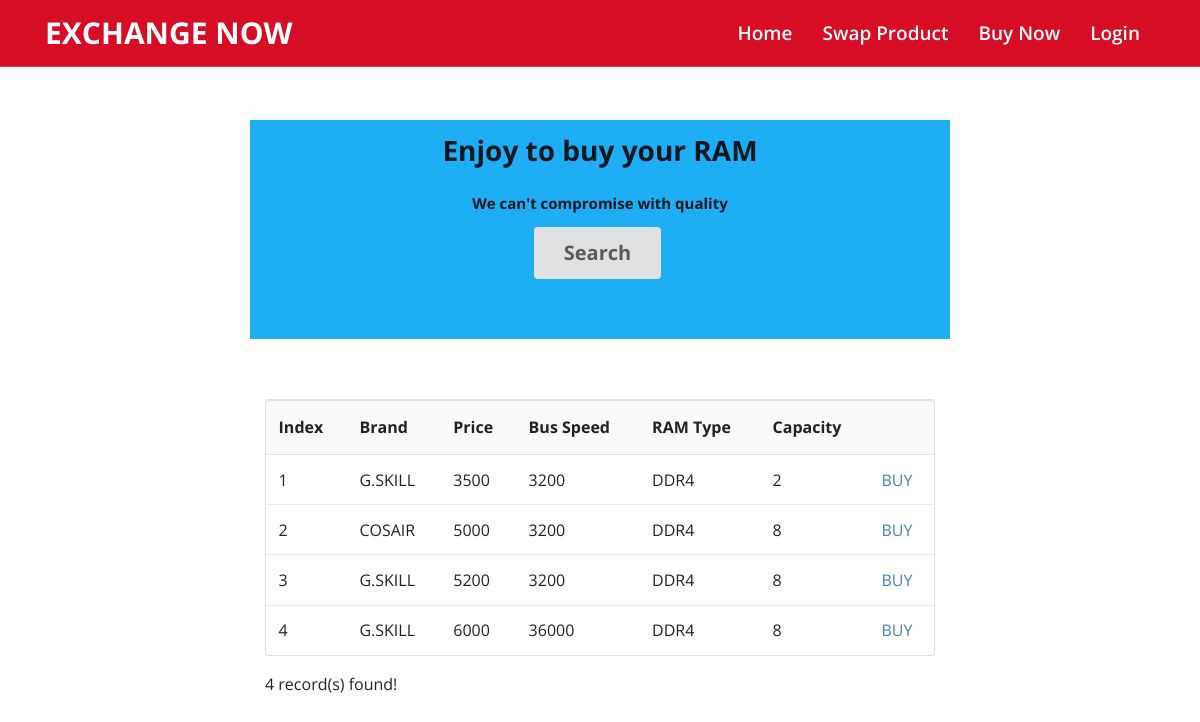
The app's page /exchange/buynow/intact_ram.php with its own data.
### tables this page shows
CREATE TABLE `ram` (
  `RAM_ID` int(20) NOT NULL,
  `RAM_NAME` varchar(30) DEFAULT NULL,
  `RAM_PRICE` int(11) DEFAULT NULL,
  `BUS_SPEED` int(11) DEFAULT NULL,
  `RAM_TYPE` varchar(10) DEFAULT NULL,
  `CAPACITY` int(11) DEFAULT NULL,
  `RAM_CATAGORY` int(11) NOT NULL DEFAULT 0
);

### exchange/buynow/intact_ram.php (the view, shortened to what this page needs)
<!DOCTYPE html>
<html>
<head>
  <link rel="stylesheet" href="../css/fontawesome.css">
  <link rel="stylesheet" href="../css/owl.carousel.min.css">
  <link rel="stylesheet" href="../css/bootstrap.min.css">
  <link rel="stylesheet" href="../css/style.css">
  <link rel="stylesheet" href="../css/responsive.css">
  <link rel="stylesheet" href="../css/semantic.min.css">
   <?php require_once('../db_config.php'); ?>
</head>
<body>
<header class="header fixed-top">
  <div class="container">
    <nav class="navbar navbar-expand-lg navbar-light">
       <a class="navbar-brand" href="../#"></span>Exchange Now</a>
      <div class="collapse navbar-collapse" id="collapsibleNavbar">
        <ul class="navbar-nav ml-auto">
         <li class="nav-item">
           <a class="nav-link active" href="../index.php"> Home</a>
         </li>
          <li class="nav-item">
           <a class="nav-link active" href="../customersell.html"> Swap Product</a>
         </li>
         <li class="nav-item">
           <a class="nav-link active" href="../buynow.php"> Buy Now</a>
         </li>
         <li class="nav-item">
           <a class="nav-link active" href="../login.php"> Login</a>
         </li>
       </ul>
      </div>
    </nav>
  </div>
</header>
<br>
<br>
<br><br>
<br><br>
</body>
<body>
  <div class="ui text container" style ="text-align: center; background-color: #1eaef4; padding: 1% ">
    <h1> Enjoy to buy your RAM</h1>
    <h4> We can't compromise with quality</h4>
     <div>
  <button class="ui white huge button" onclick=toggle_searchbar()> Search </button>
    </div>
    <br><br>
</div>
<br><br><br>
<?php
    $conn = new mysqli($servername, $username, $password, $dbname);
    $query = "SELECT * FROM `ram` WHERE RAM_CATAGORY = 1";
    if ($result = $conn->query($query)) {
      printf('<div class="ui text container">');
      printf('<table class="ui unstackable table">');
      printf("<thead> <tr> <th>Index</th> <th>Brand</th> <th>Price</th> <th>Bus Speed</th> <th>RAM Type</th> <th>Capacity</th><th></th> </tr> </thead>");
      $index = 1;
        while ($row = $result->fetch_assoc()) {
            printf ('<tr> <td>%s</td> <td>%s</td> <td>%s</td> <td>%s</td> <td>%s</td> <td>%s</td>  <td><a href="../payment.php?price=%s"> BUY</a> </td>
              </tr>', $index, $row["RAM_NAME"], $row["RAM_PRICE"], $row["BUS_SPEED"], $row["RAM_TYPE"],$row["CAPACITY"], $row["RAM_PRICE"]);
            $index++;
        }
        printf("</table>");
        printf("%d record(s) found!<br>", $result->num_rows);
      printf('</div>');
    }
    else
    {
      printf("No record found!");
    }
  ?>
</body>
</html>

### exchange/css/style.css (style rules this page uses)
* { margin: 0; padding: 0; outline: none; }
a { text-decoration: none!important; }
.header { border-bottom: 1px solid rgba(255,255,255,.2); background-color: #d70d25; }
.header .navbar { padding: 0; }
.header .navbar.navbar-light .navbar-brand { font-size: 30px; font-weight: 700; text-transform: uppercase; color: #ffffff; }
.header .navbar #collapsibleNavbar .nav-item .nav-link { color: #ffffff; font-size: 19px; text-transform: capitalize; font-weight: 600; padding: 20px 15px 20px; line-height: 26px; opacity: 0.6; }
.header .navbar #collapsibleNavbar .nav-item .nav-link.active { opacity: 1; }

### records on screen
ram: RAM_NAME "G.SKILL", RAM_PRICE "3500", BUS_SPEED "3200", RAM_TYPE "DDR4", CAPACITY "2"
ram: RAM_NAME "COSAIR", RAM_PRICE "5000", BUS_SPEED "3200", RAM_TYPE "DDR4", CAPACITY "8"
ram: RAM_NAME "G.SKILL", RAM_PRICE "5200", BUS_SPEED "3200", RAM_TYPE "DDR4", CAPACITY "8"
ram: RAM_NAME "G.SKILL", RAM_PRICE "6000", BUS_SPEED "36000", RAM_TYPE "DDR4", CAPACITY "8"

### other values on screen
$result->num_rows "4"
